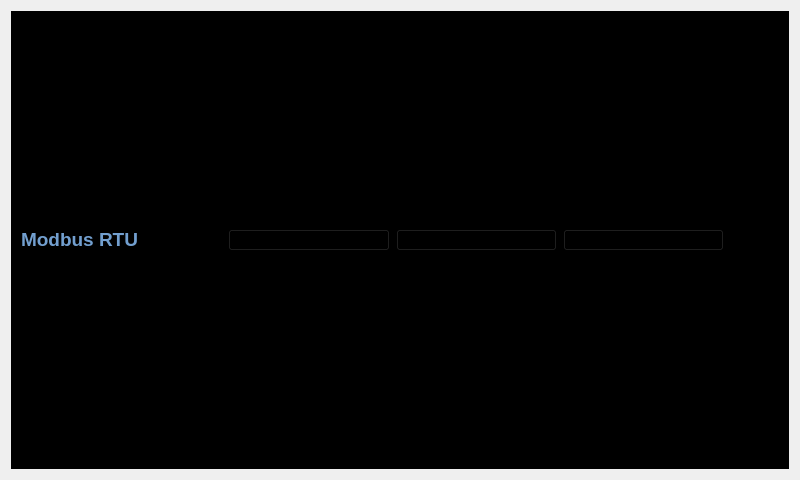
<?xml version="1.0" encoding="UTF-8"?>
<ui version="4.0">
 <class>modbus_form</class>
 <widget class="QWidget" name="modbus_form">
  <property name="geometry">
   <rect>
    <x>0</x>
    <y>0</y>
    <width>800</width>
    <height>480</height>
   </rect>
  </property>
  <property name="sizePolicy">
   <sizepolicy hsizetype="Expanding" vsizetype="Expanding">
    <horstretch>0</horstretch>
    <verstretch>0</verstretch>
   </sizepolicy>
  </property>
  <property name="minimumSize">
   <size>
    <width>640</width>
    <height>480</height>
   </size>
  </property>
  <property name="maximumSize">
   <size>
    <width>1920</width>
    <height>1080</height>
   </size>
  </property>
  <property name="windowTitle">
   <string>Form</string>
  </property>
  <layout class="QVBoxLayout" name="verticalLayout_2">
   <item>
    <layout class="QVBoxLayout" name="mainlayout">
     <property name="spacing">
      <number>0</number>
     </property>
     <item>
      <widget class="QFrame" name="frame">
       <property name="sizePolicy">
        <sizepolicy hsizetype="Preferred" vsizetype="Preferred">
         <horstretch>0</horstretch>
         <verstretch>0</verstretch>
        </sizepolicy>
       </property>
       <property name="styleSheet">
        <string notr="true">background-color: rgb(0, 0, 0);</string>
       </property>
       <property name="frameShape">
        <enum>QFrame::StyledPanel</enum>
       </property>
       <property name="frameShadow">
        <enum>QFrame::Raised</enum>
       </property>
       <layout class="QHBoxLayout" name="horizontalLayout">
        <item>
         <widget class="QLabel" name="label">
          <property name="sizePolicy">
           <sizepolicy hsizetype="Preferred" vsizetype="Fixed">
            <horstretch>0</horstretch>
            <verstretch>0</verstretch>
           </sizepolicy>
          </property>
          <property name="font">
           <font>
            <pointsize>14</pointsize>
            <weight>75</weight>
            <bold>true</bold>
           </font>
          </property>
          <property name="styleSheet">
           <string notr="true">color: rgb(114, 159, 207);</string>
          </property>
          <property name="text">
           <string>Modbus RTU</string>
          </property>
         </widget>
        </item>
        <item>
         <spacer name="horizontalSpacer">
          <property name="orientation">
           <enum>Qt::Horizontal</enum>
          </property>
          <property name="sizeType">
           <enum>QSizePolicy::Fixed</enum>
          </property>
          <property name="sizeHint" stdset="0">
           <size>
            <width>40</width>
            <height>20</height>
           </size>
          </property>
         </spacer>
        </item>
        <item>
         <widget class="QPushButton" name="btnConnect">
          <property name="sizePolicy">
           <sizepolicy hsizetype="Preferred" vsizetype="Fixed">
            <horstretch>0</horstretch>
            <verstretch>0</verstretch>
           </sizepolicy>
          </property>
          <property name="text">
           <string>Connect</string>
          </property>
          <property name="checkable">
           <bool>true</bool>
          </property>
         </widget>
        </item>
        <item>
         <widget class="QPushButton" name="btnExec">
          <property name="text">
           <string>Exec</string>
          </property>
         </widget>
        </item>
        <item>
         <widget class="QPushButton" name="btnClear">
          <property name="text">
           <string>Clear</string>
          </property>
         </widget>
        </item>
        <item>
         <widget class="Line" name="line">
          <property name="orientation">
           <enum>Qt::Vertical</enum>
          </property>
         </widget>
        </item>
        <item>
         <widget class="QPushButton" name="btnExit">
          <property name="sizePolicy">
           <sizepolicy hsizetype="Fixed" vsizetype="Fixed">
            <horstretch>0</horstretch>
            <verstretch>0</verstretch>
           </sizepolicy>
          </property>
          <property name="text">
           <string/>
          </property>
          <property name="flat">
           <bool>true</bool>
          </property>
         </widget>
        </item>
       </layout>
      </widget>
     </item>
    </layout>
   </item>
  </layout>
 </widget>
 <resources/>
 <connections/>
</ui>
